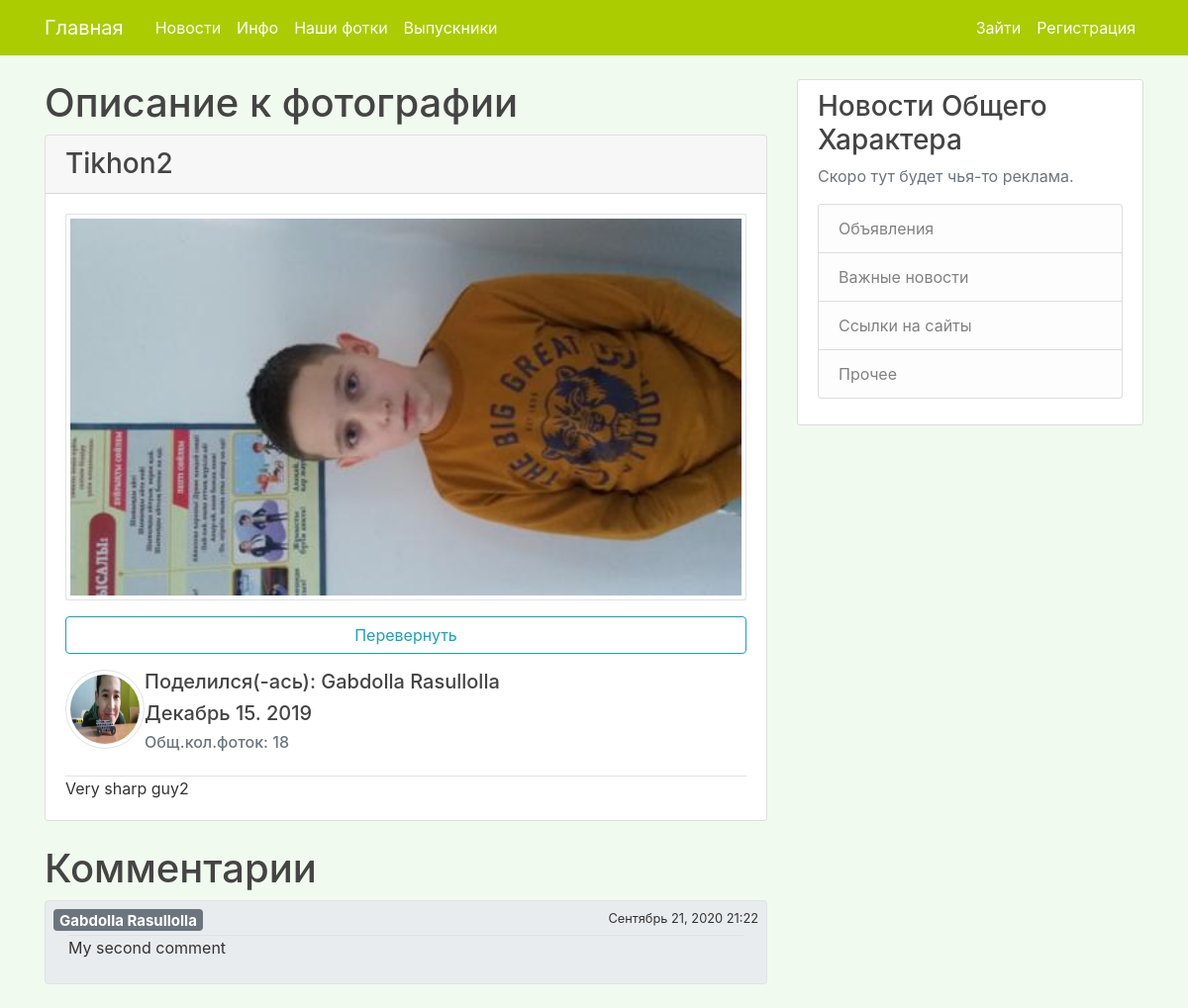
The page /photos/detail-photo/1 on the database as committed earlier.
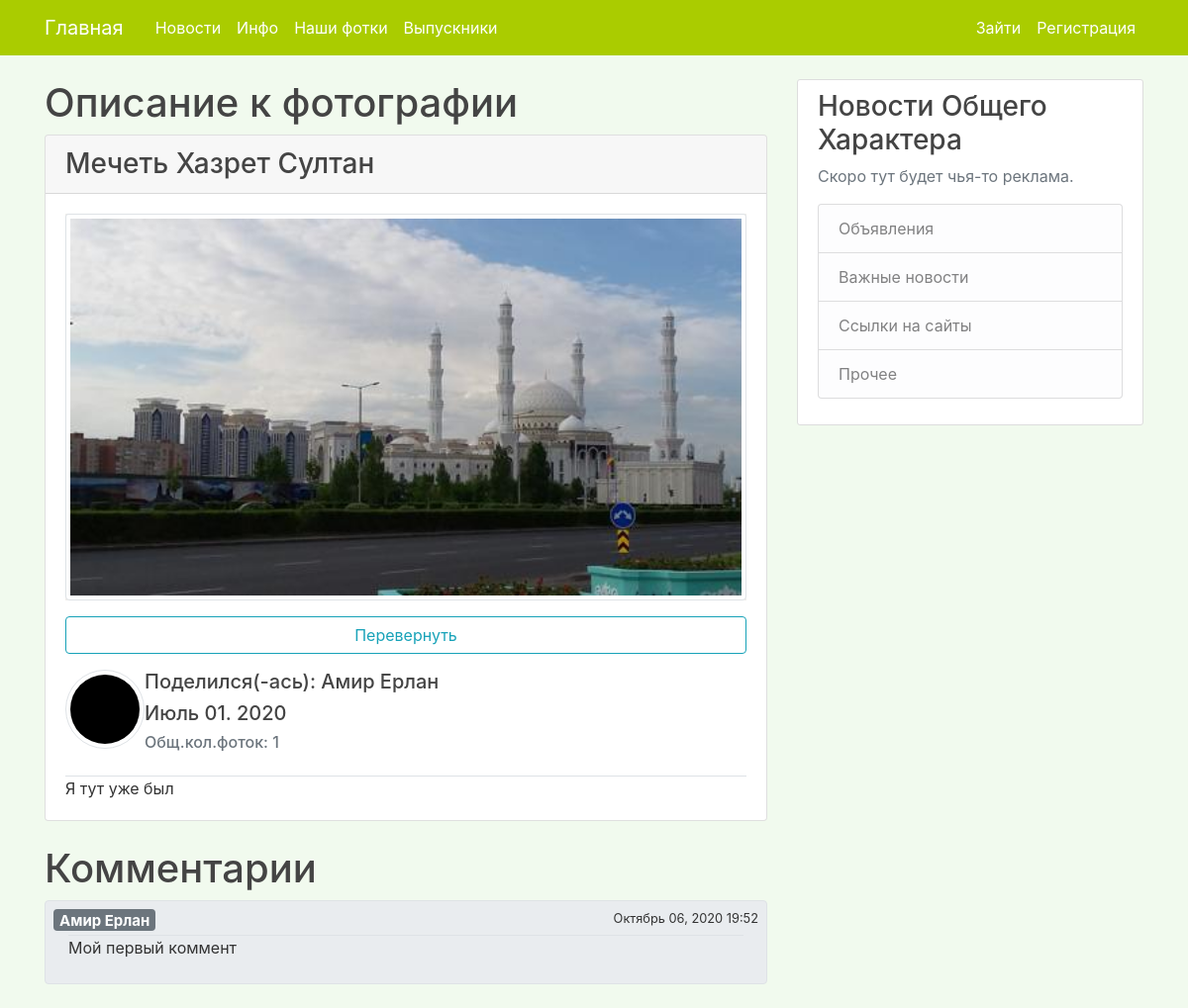
The same page on the database as committed later.
### Photos/models.py (models this page shows, shortened)
class Photo(models.Model):
    author = models.ForeignKey(User, on_delete=models.DO_NOTHING)
    image = models.ImageField(upload_to='photos')
    date_taken = models.DateTimeField(null=True, blank=True)
    description = models.TextField(blank=True, default="Описание")
    title = models.CharField(max_length=100, null=True, blank=True, default="Заголовок")

class Comments(models.Model):
    author = models.ForeignKey(User, on_delete=models.DO_NOTHING)
    image = models.ForeignKey(Photo, on_delete=models.CASCADE)
    content = models.TextField()
    date_added = models.DateTimeField(default=timezone.now)

### users/models.py (models this page shows, shortened)
class Profile(models.Model):
    user = models.OneToOneField(User, on_delete=models.CASCADE)
    image = models.ImageField(default="default.jpg", upload_to="profile_pics")
    nickname = models.CharField(max_length=100, null=True, blank=True)
    birthday = models.DateField(null=True, blank=True)
    cap = models.BooleanField(null=True, blank=True)
    left = models.IntegerField(null=True, blank=True)
    upper = models.IntegerField(null=True, blank=True)
    right = models.IntegerField(null=True, blank=True)
    lower = models.IntegerField(null=True, blank=True)

### Photos/views.py (the view, shortened to what this page needs)
# urls.py: path('detail-photo/<int:pk>', PhotoDetailView.as_view(), name='photo-detail'),
class PhotoDetailView(DetailView):
    model = Photo
    template_name = 'Photos/photo_detail.html'
    def get_context_data(self, **kwargs):
        context = super(PhotoDetailView, self).get_context_data(**kwargs)
        context['comments'] = Comments.objects.all().filter(image=Photo.objects.get(id=self.kwargs.get('pk'))).order_by('date_added')
        return context

### users/templatetags/name_filter.py (called while the page is built)
@register.filter(name='cutter')
@stringfilter
def cutter(value):
    return value.replace('_', ' ')

### Photos/templates/Photos/photo_detail.html (shortened to what this page needs)
{% extends 'BlogApp/base.html' %}
{% load static %}
{% load name_filter %}
{% block head %}
    <link rel="stylesheet" type="text/css" href="{% static 'Photos/photo.css' %}">
{% endblock head %}
{% block content %}
    <h1>Описание к фотографии</h1>
    <div class="card">
      <h3 class="card-header">{{ object.title }}</h3>
      <div class="card-body">
        <div class="d-flex justify-content-center" style="background-color:#f0efeb">
            <img class="card-img-top img-thumbnail align-self-center" src="{{object.image.url}}" style="display:inline-block;">
        </div>
        <button id="90" type="button" class="mt-3 btn btn-outline-info btn-block">Перевернуть</button>
        <div class="media mt-3">
            <img class="rounded-circle img-thumbnail" src="{{object.author.profile.image.url}}" style="width:5em;height:5em;display:inline-block;">
            <div class="media-body">
                <h5 class="mt-0">Поделился(-ась): {{ object.author|cutter }}</h5>
                <h5 class="mt-0">{{ object.date_taken|date:"F d. Y" }}</h5>
                <h6 class="mt-0 text-muted">Общ.кол.фоток: {{ object.author.photo_set.count }}</h6>
            </div>
        </div>
        <p class="card-text border-top mt-3">{{ object.description }}</p>
      </div>
    </div>
    {% if comments %}
    <h1 class="mt-4">Комментарии</h1>
        {% for comment in comments %}
            <div class="">
                <div class="media border rounded p-2 mb-4" style="background-color:#e9ecef">
                  <div class="media-body">
                    <div class="d-flex justify-content-between">
                      <h5 class="mb-1 d-inline badge badge-secondary comment" style="font-size:15px;">{{ comment.author|cutter }}</h5>
                      <small class="ml-4 d-inline">{{ comment.date_added|date:"F d, Y H:i" }}</small>
                    </div>
                    <div class="container">
                      <p class="border-top">{{ comment.content }}</p>
                    </div>
          </div>
        </div>
    </div>
        {% endfor %}
    {% endif %}
{% endblock content %}

### BlogApp/templates/BlogApp/base.html (shortened to what this page needs)
{% load static %}
{% load name_filter %}
<!DOCTYPE html>
<html lang="en">
<head>
    <link rel="stylesheet" href="https://stackpath.bootstrapcdn.com/bootstrap/4.5.2/css/bootstrap.min.css">
    <link rel="stylesheet" type="text/css" href="{% static 'BlogApp/main.css' %}">
    {% block head %}
    {% endblock head %}
</head>
<body>
    <header class="site-header">
      <nav class="navbar navbar-expand-md navbar-dark fixed-top bg-steel" style="background-color:#aacc00;">
        <div class="container">
          <a class="navbar-brand mr-4" href="{% url 'blog-home' %}">Главная</a>
          <div class="collapse navbar-collapse" id="navbarToggle">
            <div class="navbar-nav mr-auto">
              <a class="nav-item nav-link" style="color:#ffffff" href="{% url 'blog-home' %}">Новости</a>
              <a class="nav-item nav-link" style="color:#ffffff" href="{% url 'blog-about' %}">Инфо</a>
              <a class="nav-item nav-link" style="color:#ffffff" href="{% url 'photo-list' %}">Наши фотки</a>
              <a class="nav-item nav-link" style="color:#ffffff" href="{% url 'users-list' %}">Выпускники</a>
            </div>
            <div class="navbar-nav">
                {% if user.is_authenticated %}
                <a class="nav-item nav-link" style="color:#ffffff" href="{% url 'post-create' %}">Добавить новость</a>
                <a class="nav-item nav-link" style="color:#ffffff" href="{% url 'profile' %}">Мой Профиль</a>
                <a class="nav-item nav-link" style="color:#ffffff" href="{% url 'logout' %}">Выйти</a>
                {% else %}
              <a class="nav-item nav-link" style="color:#ffffff" href="{% url 'login' %}">Зайти</a>
              <a class="nav-item nav-link" style="color:#ffffff" href="{% url 'register' %}">Регистрация</a>
                {% endif %}
            </div>
          </div>
        </div>
      </nav>
</header>
    <main role="main" class="container">
      <div class="row">
        <div class="col-md-8">
          {% block content %}
          {% endblock %}
        </div>
        <div class="col-md-4">
          <div class="content-section">
            <h3>Новости Общего Характера</h3>
            <p class='text-muted'>Скоро тут будет чья-то реклама.
              <ul class="list-group">
                <li class="list-group-item list-group-item-light">Объявления</li>
                <li class="list-group-item list-group-item-light">Важные новости</li>
                <li class="list-group-item list-group-item-light">Ссылки на сайты</li>
                <li class="list-group-item list-group-item-light">Прочее</li>
              </ul>
            </p>
          </div>
        </div>
      </div>
</main>
</body>
</html>

### BlogApp/static/BlogApp/main.css (style rules this page uses)
body { background: #fafafa; color: #333333; margin-top: 5rem; }
h1, h2, h3, h4, h5, h6 { color: #444444; }
.bg-steel { background-color: #aacc00; }
ul { margin: 0; }
.site-header .navbar-nav .nav-link { color: #cbd5db; }
.content-section { background: #ffffff; padding: 10px 20px; border: 1px solid #dddddd; border-radius: 3px; margin-bottom: 20px; }

### Photos/static/Photos/photo.css (style rules this page uses)
* { -moz-box-sizing: border-box; -webkit-box-sizing: border-box; box-sizing: border-box; }
body { background-color: #f1faee; }
img:first-of-type { -moz-transition: transform 1s; -webkit-transition: transform 1s; transition: transform 1s; }

Rows that differ between the two databases and show on the page:
removed Comments: author "Gabdolla Rasullolla", date_added "Сентябрь 21, 2020 21:22", content "My second comment"
changed Photo: title "Tikhon2" → "Мечеть Хазрет Султан"; image: a different picture; author.profile.image: a different picture; author "Gabdolla Rasullolla" → "Амир Ерлан"; date_taken "Декабрь 15. 2019" → "Июль 01. 2020"; author.photo_set.count "18" → "1"; description "Very sharp guy2" → "Я тут уже был"
added Comments: author "Амир Ерлан", date_added "Октябрь 06, 2020 19:52", content "Мой первый коммент"
